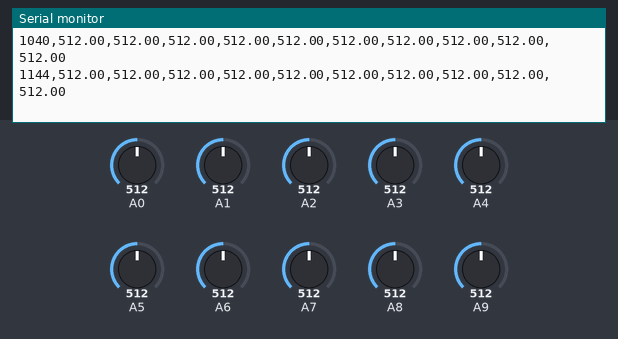
Recording of a sketch running on a simulated Arduino Mega 2560, built with avr-gcc and run on an emulated ATmega2560. Shown: the last lines printed to the serial monitor. Inputs (shaded band) come from the test bench; at power-on: A0 = 512, A1 = 512, A2 = 512, A3 = 512, A4 = 512, A5 = 512, A6 = 512, A7 = 512, A8 = 512, A9 = 512.

Above: at 1.2 s.
1.3 s: A0 set to 716
At 1.36 s:
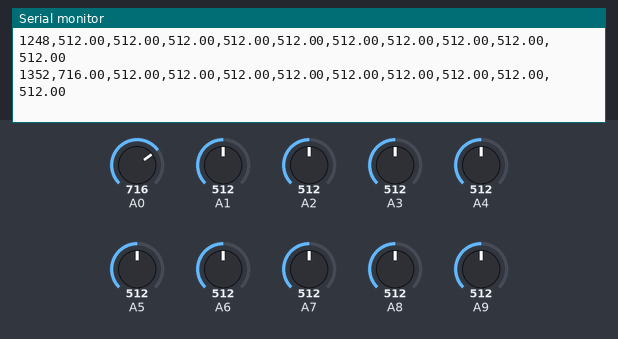
2.8 s: A1 set to 716
At 2.81 s:
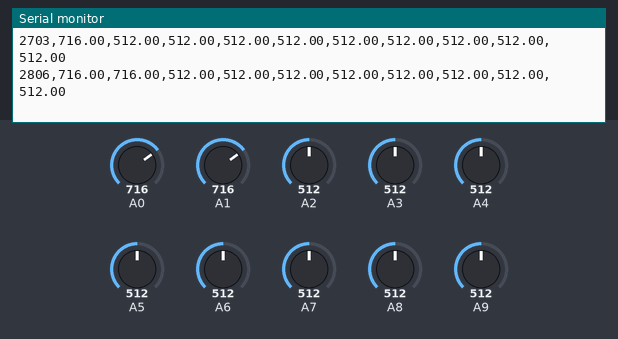
4.3 s: A2 set to 716
At 4.37 s:
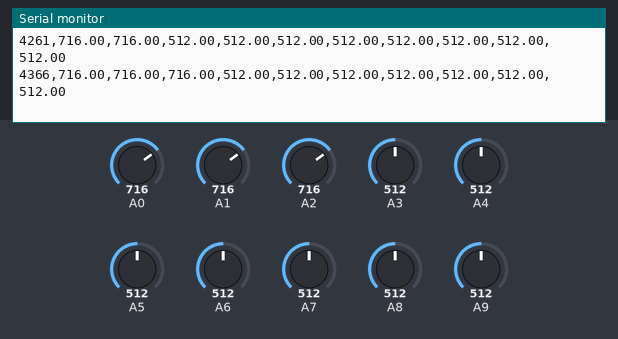
5.8 s: A3 set to 716
At 5.83 s:
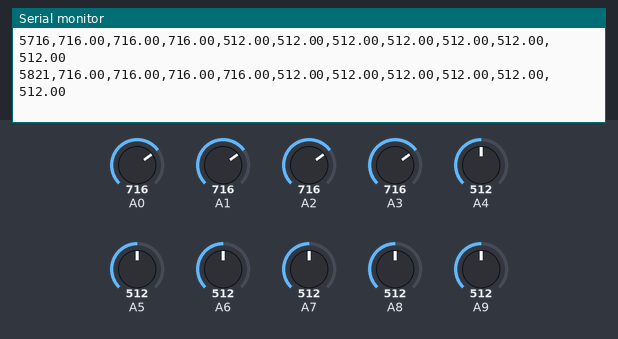
7.3 s: A4 set to 716
At 7.38 s:
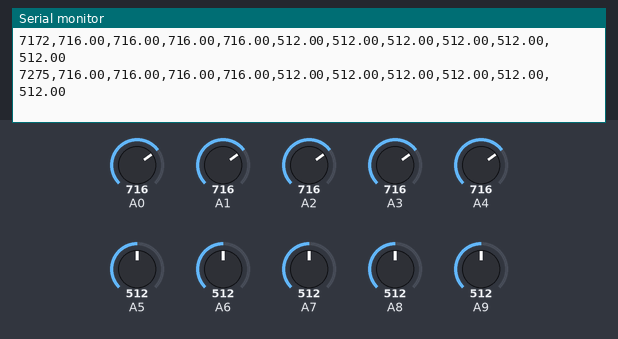
8.8 s: A5 set to 716
At 8.84 s:
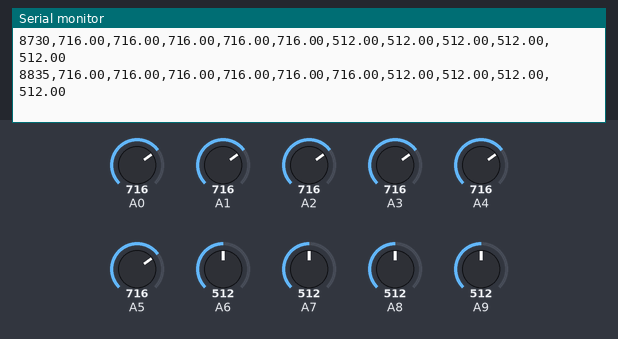
Timing chart, 0 to 11.3 s (numbered marks = the images above; inputs shaded):
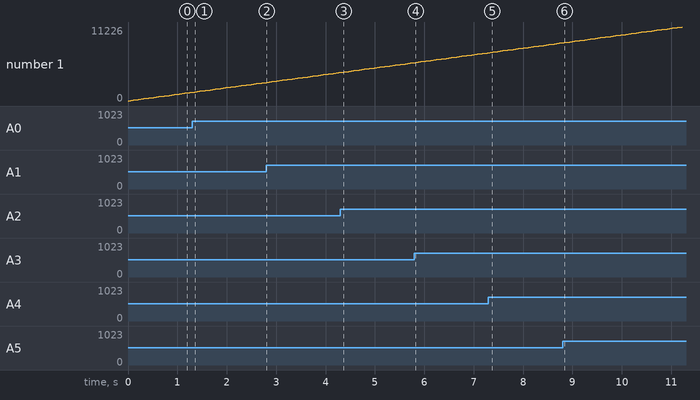

The sketch:

save_data.ino
```cpp
unsigned long start_time;  // 保存程序开始时的时间

void setup(void)
{
  Serial.begin(115200);
  start_time = millis();  // 记录程序开始时的时间
  Serial.print("Elapsedtime(ms):,");
  Serial.print("H2,");
  Serial.print("NO2,");
  Serial.print("H2S,");
  Serial.print("C2H6O,");
  Serial.print("VOC,");
  Serial.print("CO,");
  Serial.print("odor,");
  Serial.print("CH4,");
  Serial.print("NH3,");
  Serial.println("SMOKE");
}

void loop(void)
{
  unsigned long current_time = millis();  // 获取当前时间
  unsigned long elapsed_time = current_time - start_time;  // 计算自程序开始以来经过的毫秒数

  float sensorValue0 = analogRead(A0);
  float sensorValue1 = analogRead(A1);
  float sensorValue2 = analogRead(A2);
  float sensorValue3 = analogRead(A3);
  float sensorValue4 = analogRead(A4);
  float sensorValue5 = analogRead(A5);
  float sensorValue6 = analogRead(A6);
  float sensorValue7 = analogRead(A7);
  float sensorValue8 = analogRead(A8);
  float sensorValue9 = analogRead(A9);
  Serial.print(String(elapsed_time)+",");
  Serial.print(String(sensorValue0)+",");
  Serial.print(String(sensorValue1)+",");
  Serial.print(String(sensorValue2)+",");
  Serial.print(String(sensorValue3)+",");
  Serial.print(String(sensorValue4)+",");
  Serial.print(String(sensorValue5)+",");
  Serial.print(String(sensorValue6)+",");
  Serial.print(String(sensorValue7)+",");
  Serial.print(String(sensorValue8)+",");
  Serial.println(String(sensorValue9));
  delay(100);
}
```

Measured:
- after the input at 1.3 s, the serial monitor: prints a new line after 0.05 s (image 1)
- after the input at 2.8 s, the serial monitor: prints a new line at once (image 2)
- after the input at 4.3 s, the serial monitor: prints a new line after 0.07 s (image 3)
- after the input at 5.8 s, the serial monitor: prints a new line at once (image 4)
- after the input at 8.8 s, the serial monitor: prints a new line at once (image 6)
